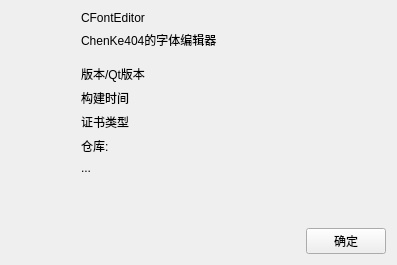
<?xml version="1.0" encoding="UTF-8"?>
<ui version="4.0">
 <class>DlgAbout</class>
 <widget class="QWidget" name="DlgAbout">
  <property name="geometry">
   <rect>
    <x>0</x>
    <y>0</y>
    <width>397</width>
    <height>265</height>
   </rect>
  </property>
  <property name="windowTitle">
   <string>关于CKFontEditor</string>
  </property>
  <layout class="QVBoxLayout" name="verticalLayout_3">
   <item>
    <layout class="QHBoxLayout" name="horizontalLayout" stretch="0,1">
     <item>
      <layout class="QVBoxLayout" name="verticalLayout">
       <item>
        <widget class="QLabel" name="lab_icon">
         <property name="sizePolicy">
          <sizepolicy hsizetype="Fixed" vsizetype="Fixed">
           <horstretch>0</horstretch>
           <verstretch>0</verstretch>
          </sizepolicy>
         </property>
         <property name="minimumSize">
          <size>
           <width>64</width>
           <height>64</height>
          </size>
         </property>
         <property name="text">
          <string notr="true"/>
         </property>
         <property name="pixmap">
          <pixmap resource="../res.qrc">:/res/icon.png</pixmap>
         </property>
        </widget>
       </item>
       <item>
        <spacer name="verticalSpacer">
         <property name="orientation">
          <enum>Qt::Orientation::Vertical</enum>
         </property>
         <property name="sizeHint" stdset="0">
          <size>
           <width>20</width>
           <height>40</height>
          </size>
         </property>
        </spacer>
       </item>
      </layout>
     </item>
     <item>
      <layout class="QVBoxLayout" name="verticalLayout_2">
       <item>
        <widget class="QLabel" name="lab_title">
         <property name="text">
          <string notr="true">CFontEditor</string>
         </property>
        </widget>
       </item>
       <item>
        <widget class="QLabel" name="lab_desc">
         <property name="text">
          <string>ChenKe404的字体编辑器</string>
         </property>
        </widget>
       </item>
       <item>
        <spacer name="verticalSpacer_3">
         <property name="orientation">
          <enum>Qt::Orientation::Vertical</enum>
         </property>
         <property name="sizeType">
          <enum>QSizePolicy::Policy::Fixed</enum>
         </property>
         <property name="sizeHint" stdset="0">
          <size>
           <width>20</width>
           <height>10</height>
          </size>
         </property>
        </spacer>
       </item>
       <item>
        <widget class="QLabel" name="lab_version">
         <property name="text">
          <string notr="true">版本/Qt版本</string>
         </property>
        </widget>
       </item>
       <item>
        <widget class="QLabel" name="lab_build_date">
         <property name="text">
          <string notr="true">构建时间</string>
         </property>
        </widget>
       </item>
       <item>
        <widget class="QLabel" name="lab_licence">
         <property name="text">
          <string notr="true">证书类型</string>
         </property>
        </widget>
       </item>
       <item>
        <widget class="QLabel" name="lab_repo">
         <property name="text">
          <string>仓库:</string>
         </property>
         <property name="wordWrap">
          <bool>false</bool>
         </property>
        </widget>
       </item>
       <item>
        <widget class="QLabel" name="lab_repos">
         <property name="text">
          <string notr="true">...</string>
         </property>
         <property name="openExternalLinks">
          <bool>true</bool>
         </property>
        </widget>
       </item>
       <item>
        <spacer name="verticalSpacer_2">
         <property name="orientation">
          <enum>Qt::Orientation::Vertical</enum>
         </property>
         <property name="sizeHint" stdset="0">
          <size>
           <width>20</width>
           <height>40</height>
          </size>
         </property>
        </spacer>
       </item>
      </layout>
     </item>
    </layout>
   </item>
   <item>
    <layout class="QHBoxLayout" name="horizontalLayout_2">
     <property name="bottomMargin">
      <number>0</number>
     </property>
     <item>
      <spacer name="horizontalSpacer">
       <property name="orientation">
        <enum>Qt::Orientation::Horizontal</enum>
       </property>
       <property name="sizeHint" stdset="0">
        <size>
         <width>40</width>
         <height>20</height>
        </size>
       </property>
      </spacer>
     </item>
     <item>
      <widget class="QPushButton" name="btn_ok">
       <property name="text">
        <string>确定</string>
       </property>
      </widget>
     </item>
    </layout>
   </item>
  </layout>
 </widget>
 <resources>
  <include location="../res.qrc"/>
 </resources>
 <connections>
  <connection>
   <sender>btn_ok</sender>
   <signal>clicked()</signal>
   <receiver>DlgAbout</receiver>
   <slot>close()</slot>
   <hints>
    <hint type="sourcelabel">
     <x>313</x>
     <y>263</y>
    </hint>
    <hint type="destinationlabel">
     <x>180</x>
     <y>142</y>
    </hint>
   </hints>
  </connection>
 </connections>
</ui>
